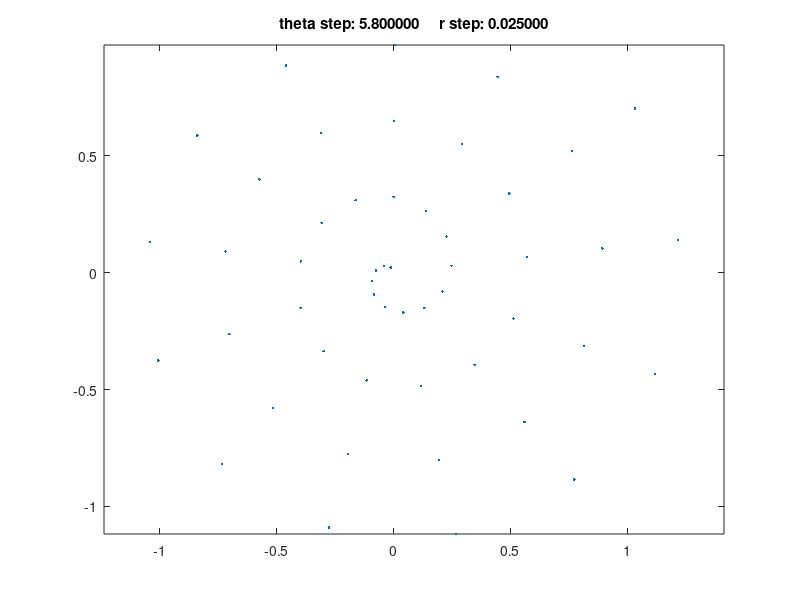

The MATLAB source for this figure:
%
	theta = 0;
	r = 0;

	theta_step = 5.8;
	r_step = 0.025;

	num_pts = 50;

	xs = zeros(num_pts,1);
	ys = zeros(num_pts,1);

	for ind = 1 : num_pts
		% increase angle
		theta = theta + theta_step;

		% increase distance
		r = r + r_step;	

		xs(ind) = r*sin(theta);
		ys(ind) = r*cos(theta);

	end

	figure
	plot(xs,ys,'.');
	axis equal
	title(sprintf('theta step: %f     r step: %f', theta_step, r_step));


	disp(sprintf('static const int num_pts = %d',num_pts));

	disp(sprintf('\n'));
	disp(sprintf('double spiral_xs[num_pts] = {'));
	for ind = 1 : num_pts
		if (ind == num_pts)
			disp(sprintf('%3.58f',xs(ind)));
		else
			disp(sprintf('%3.58f,',xs(ind)));
		end
	end
	disp(sprintf('};'));

	disp(sprintf('\n'));

	disp(sprintf('double spiral_ys[num_pts] = {'));
	for ind = 1 : num_pts
		if (ind == num_pts)
			disp(sprintf('%3.58f',ys(ind)));
		else
			disp(sprintf('%3.58f,',ys(ind)));
		end
	end
	disp(sprintf('};'));
